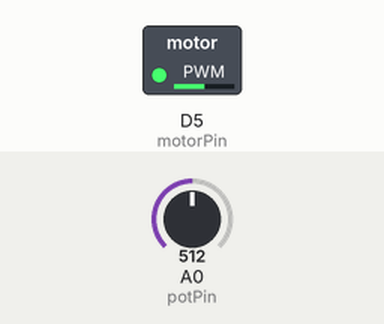
Bench run of a sketch on a simulated ESP8266 (NodeMCU). Parts: switched loads named in the sketch (green lamp = pin HIGH). Inputs (shaded band) come from the test bench; at power-on: A0 (potPin) = 512.

Above: at 1.2 s.
1.3 s: A0 (potPin) set to 716
At 2.4 s:
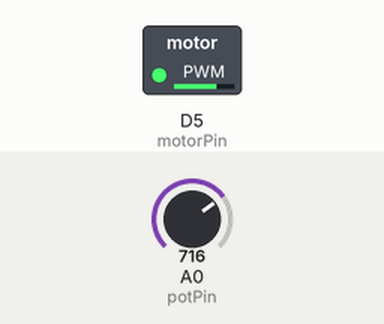
2.8 s: A0 (potPin) set to 900
At 3.5 s:
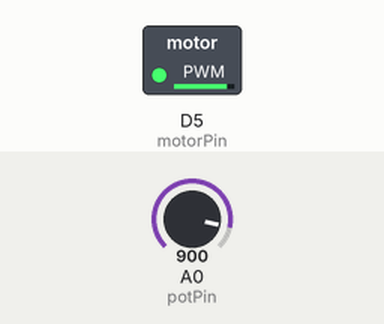
4.3 s: A0 (potPin) set to 122
At 4.7 s:
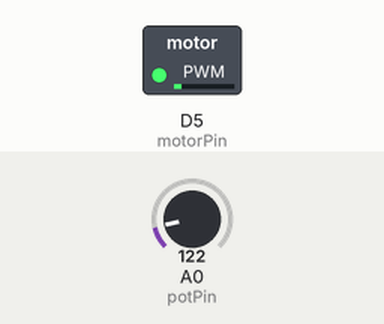
5.8 s: A0 (potPin) set to 0
At 7.0 s:
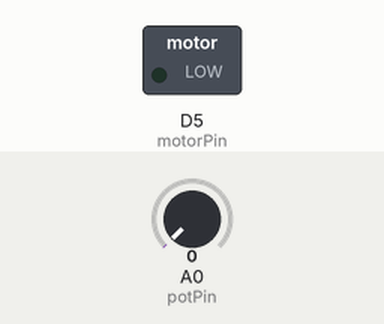
Timing chart, 0 to 8.3 s (numbered marks = the images above; inputs shaded):
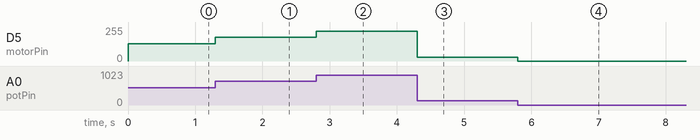

Measured:
- after the input at 1.3 s, D5 (motorPin): 128/255 → 179/255 at once
- after the input at 2.8 s, D5 (motorPin): 179/255 → 225/255 at once
- after the input at 4.3 s, D5 (motorPin): 225/255 → 30/255 at once
- after the input at 5.8 s, D5 (motorPin): 30/255 → 0/255 at once

The sketch:

PotMotorControll.ino
```cpp
// Name pin 10 as motorPin for motor pin identification
int motorPin = D5;
// Name pin A0 as potPin for potentiometer pin identification
int potPin = A0;

int controlValue = 0;

void setup () {
	pinMode(potPin, INPUT);
}

void loop() {
	controlValue = analogRead(potPin);
	analogWrite(motorPin, controlValue/4);
	// wait 2 milliseconds ADC to settle after the last reading:
	delayMicroseconds(2);
}
```
